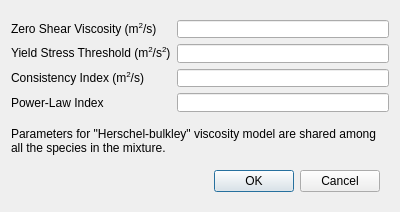
<?xml version="1.0" encoding="UTF-8"?>
<ui version="4.0">
 <class>ViscosityHerschelBulkleyDialog</class>
 <widget class="QDialog" name="ViscosityHerschelBulkleyDialog">
  <property name="geometry">
   <rect>
    <x>0</x>
    <y>0</y>
    <width>400</width>
    <height>212</height>
   </rect>
  </property>
  <property name="windowTitle">
   <string>Herschel-bulkley Viscosity</string>
  </property>
  <layout class="QVBoxLayout" name="verticalLayout">
   <item>
    <widget class="QWidget" name="widget" native="true">
     <layout class="QFormLayout" name="formLayout_2">
      <property name="leftMargin">
       <number>0</number>
      </property>
      <property name="rightMargin">
       <number>0</number>
      </property>
      <item row="0" column="0">
       <widget class="QLabel" name="label">
        <property name="text">
         <string>Zero Shear Viscosity (m&lt;sup&gt;2&lt;/sup&gt;/s)</string>
        </property>
       </widget>
      </item>
      <item row="0" column="1">
       <widget class="BatchableFloatEdit" name="zeroShearViscosity"/>
      </item>
      <item row="1" column="0">
       <widget class="QLabel" name="label_2">
        <property name="text">
         <string>&lt;html&gt;&lt;head/&gt;&lt;body&gt;&lt;p&gt;Yield Stress Threshold (m&lt;span style=&quot; vertical-align:super;&quot;&gt;2&lt;/span&gt;/s&lt;sup&gt;2&lt;/sup&gt;)&lt;/p&gt;&lt;/body&gt;&lt;/html&gt;</string>
        </property>
       </widget>
      </item>
      <item row="1" column="1">
       <widget class="BatchableFloatEdit" name="yieldStressThreshold"/>
      </item>
      <item row="2" column="0">
       <widget class="QLabel" name="label_3">
        <property name="text">
         <string>Consistency Index (m&lt;sup&gt;2&lt;/sup&gt;/s)</string>
        </property>
       </widget>
      </item>
      <item row="2" column="1">
       <widget class="BatchableFloatEdit" name="consistencyIndex"/>
      </item>
      <item row="3" column="0">
       <widget class="QLabel" name="label_4">
        <property name="text">
         <string>Power-Law Index</string>
        </property>
       </widget>
      </item>
      <item row="3" column="1">
       <widget class="BatchableFloatEdit" name="powerLawIndex"/>
      </item>
     </layout>
    </widget>
   </item>
   <item>
    <widget class="QLabel" name="label_5">
     <property name="text">
      <string>Parameters for &quot;Herschel-bulkley&quot; viscosity model are shared among all the species in the mixture.</string>
     </property>
     <property name="wordWrap">
      <bool>true</bool>
     </property>
    </widget>
   </item>
   <item>
    <widget class="QWidget" name="widget_2" native="true">
     <layout class="QHBoxLayout" name="horizontalLayout_3">
      <item>
       <spacer name="horizontalSpacer">
        <property name="orientation">
         <enum>Qt::Horizontal</enum>
        </property>
        <property name="sizeHint" stdset="0">
         <size>
          <width>208</width>
          <height>20</height>
         </size>
        </property>
       </spacer>
      </item>
      <item>
       <widget class="QPushButton" name="ok">
        <property name="text">
         <string>OK</string>
        </property>
        <property name="default">
         <bool>true</bool>
        </property>
       </widget>
      </item>
      <item>
       <widget class="QPushButton" name="cancel">
        <property name="text">
         <string>Cancel</string>
        </property>
       </widget>
      </item>
     </layout>
    </widget>
   </item>
  </layout>
 </widget>
 <customwidgets>
  <customwidget>
   <class>BatchableFloatEdit</class>
   <extends>QLineEdit</extends>
   <header location="global">baramFlow.view.widgets.batchable_float_edit</header>
  </customwidget>
 </customwidgets>
 <resources/>
 <connections>
  <connection>
   <sender>cancel</sender>
   <signal>clicked()</signal>
   <receiver>ViscosityHerschelBulkleyDialog</receiver>
   <slot>reject()</slot>
   <hints>
    <hint type="sourcelabel">
     <x>353</x>
     <y>159</y>
    </hint>
    <hint type="destinationlabel">
     <x>199</x>
     <y>94</y>
    </hint>
   </hints>
  </connection>
 </connections>
</ui>
